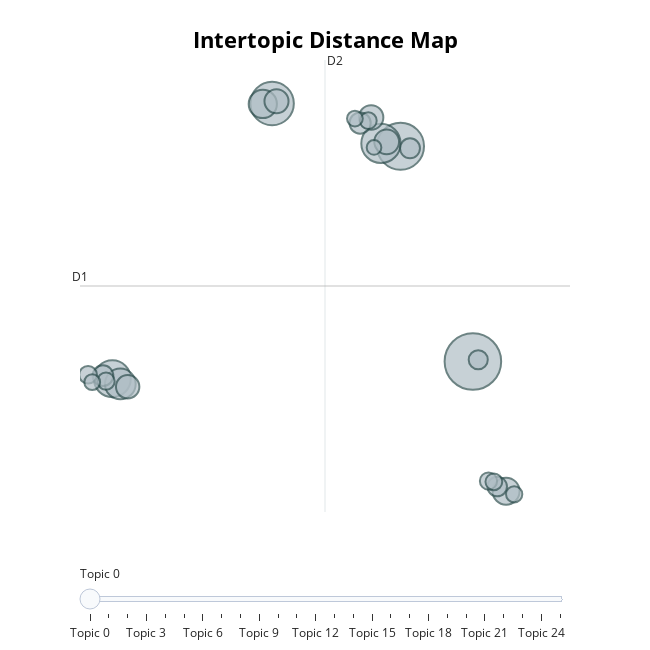

Write notebook code for a chart like this one.
### Code cell
fig = topic_model.visualize_topics(custom_labels=True)
fig.write_html(processed_dir + 'html/inter-topic-distance-map.html')
fig

### Figure 1 — Plotly figure (JSON) as saved in the notebook; plotly's stock layout.template omitted (floating-point values rounded to 4 significant figures)
{"data": [{"customdata": [[0, "Italy, Brothers Of Italy, Brothers", 193], [1, "Government, Vote, Electoral", 133], [2, "Thank, Thank You, Day", 114], [3, "Migrants", 93], [4, "Pensions", 82], [5, "Minimum Wage", 57], [6, "We Are Ready", 48], [7, "Freedom", 44], [8, "Russia, Putin, Values", 37], [9, "Supply, Emergency, Supply Chain", 36], [10, "Family, Christmas, Families", 35], [11, "State, Who Can Work, Can Work", 33], [12, "Ecological", 27], [13, "Inflation, Bank, The Bank", 26], [14, "Abortion", 24], [15, "Crime, Adolescence, Organized Crime", 23], [16, "Meloni, Giorgia, Giorgia Meloni", 22], [17, "Tax", 19], [18, "Credits, Credit, Those Credits", 18], [19, "Fake News", 18], [20, "Rape", 17], [21, "Price, Petrol, Average", 17], [22, "We Are, We Are Not, History And", 16], [23, "Covid Mandates", 15], [24, "Citizenship", 15], [25, "Sport, Young People, Young", 13]], "hovertemplate": "<b>Topic %{customdata[0]}</b><br>%{customdata[1]}<br>Size: %{customdata[2]}", "legendgroup": "", "marker": {"color": "#B0BEC5", "line": {"color": "DarkSlateGrey", "width": 2}, "size": [193, 133, 114, 93, 82, 57, 48, 44, 37, 36, 35, 33, 27, 26, 24, 23, 22, 19, 18, 18, 17, 17, 16, 15, 15, 13], "sizemode": "area", "sizeref": 0.1206, "symbol": "circle"}, "mode": "markers", "name": "", "orientation": "v", "showlegend": false, "type": "scatter", "x": [9.596, 7.497, 3.774, 6.93, -0.8586, -0.6271, 3.504, 10.56, 7.096, 6.645, 3.901, -0.4138, 6.326, -1.131, 7.772, 10.3, 9.751, -1.562, -1.042, 10.05, 10.2, 6.563, 10.79, 6.175, -1.441, 6.729], "xaxis": "x", "y": [1.278, 19.95, 23.66, 20.2, -0.2128, -0.6665, 23.62, -9.968, 20.33, 22.45, 23.86, -0.9101, 21.97, 0.04722, 19.77, -9.563, 1.436, 0.132, -0.4226, -9.086, -9.157, 22.17, -10.24, 22.36, -0.5078, 19.85], "yaxis": "y"}], "layout": {"annotations": [{"showarrow": false, "text": "D1", "x": -1.796, "y": 7.831, "yshift": 10}, {"showarrow": false, "text": "D2", "x": 5.308, "xshift": 10, "y": 27.44}], "height": 650, "hoverlabel": {"bgcolor": "white", "font": {"family": "Rockwell", "size": 16}}, "legend": {"itemsizing": "constant", "tracegroupgap": 0}, "margin": {"t": 60}, "shapes": [{"line": {"color": "#CFD8DC", "width": 2}, "type": "line", "x0": 5.308, "x1": 5.308, "y0": -11.77, "y1": 27.44}, {"line": {"color": "#9E9E9E", "width": 2}, "type": "line", "x0": -1.796, "x1": 12.41, "y0": 7.831, "y1": 7.831}], "sliders": [{"active": 0, "pad": {"t": 50}, "steps": [{"args": [{"marker.color": [["red", "#B0BEC5", "#B0BEC5", "#B0BEC5", "#B0BEC5", "#B0BEC5", "#B0BEC5", "#B0BEC5", "#B0BEC5", "#B0BEC5", "#B0BEC5", "#B0BEC5", "#B0BEC5", "#B0BEC5", "#B0BEC5", "#B0BEC5", "#B0BEC5", "#B0BEC5", "#B0BEC5", "#B0BEC5", "#B0BEC5", "#B0BEC5", "#B0BEC5", "#B0BEC5", "#B0BEC5", "#B0BEC5"]]}], "label": "Topic 0", "method": "update"}, {"args": [{"marker.color": [["#B0BEC5", "red", "#B0BEC5", "#B0BEC5", "#B0BEC5", "#B0BEC5", "#B0BEC5", "#B0BEC5", "#B0BEC5", "#B0BEC5", "#B0BEC5", "#B0BEC5", "#B0BEC5", "#B0BEC5", "#B0BEC5", "#B0BEC5", "#B0BEC5", "#B0BEC5", "#B0BEC5", "#B0BEC5", "#B0BEC5", "#B0BEC5", "#B0BEC5", "#B0BEC5", "#B0BEC5", "#B0BEC5"]]}], "label": "Topic 1", "method": "update"}, {"args": [{"marker.color": [["#B0BEC5", "#B0BEC5", "red", "#B0BEC5", "#B0BEC5", "#B0BEC5", "#B0BEC5", "#B0BEC5", "#B0BEC5", "#B0BEC5", "#B0BEC5", "#B0BEC5", "#B0BEC5", "#B0BEC5", "#B0BEC5", "#B0BEC5", "#B0BEC5", "#B0BEC5", "#B0BEC5", "#B0BEC5", "#B0BEC5", "#B0BEC5", "#B0BEC5", "#B0BEC5", "#B0BEC5", "#B0BEC5"]]}], "label": "Topic 2", "method": "update"}, {"args": [{"marker.color": [["#B0BEC5", "#B0BEC5", "#B0BEC5", "red", "#B0BEC5", "#B0BEC5", "#B0BEC5", "#B0BEC5", "#B0BEC5", "#B0BEC5", "#B0BEC5", "#B0BEC5", "#B0BEC5", "#B0BEC5", "#B0BEC5", "#B0BEC5", "#B0BEC5", "#B0BEC5", "#B0BEC5", "#B0BEC5", "#B0BEC5", "#B0BEC5", "#B0BEC5", "#B0BEC5", "#B0BEC5", "#B0BEC5"]]}], "label": "Topic 3", "method": "update"}, {"args": [{"marker.color": [["#B0BEC5", "#B0BEC5", "#B0BEC5", "#B0BEC5", "red", "#B0BEC5", "#B0BEC5", "#B0BEC5", "#B0BEC5", "#B0BEC5", "#B0BEC5", "#B0BEC5", "#B0BEC5", "#B0BEC5", "#B0BEC5", "#B0BEC5", "#B0BEC5", "#B0BEC5", "#B0BEC5", "#B0BEC5", "#B0BEC5", "#B0BEC5", "#B0BEC5", "#B0BEC5", "#B0BEC5", "#B0BEC5"]]}], "label": "Topic 4", "method": "update"}, {"args": [{"marker.color": [["#B0BEC5", "#B0BEC5", "#B0BEC5", "#B0BEC5", "#B0BEC5", "red", "#B0BEC5", "#B0BEC5", "#B0BEC5", "#B0BEC5", "#B0BEC5", "#B0BEC5", "#B0BEC5", "#B0BEC5", "#B0BEC5", "#B0BEC5", "#B0BEC5", "#B0BEC5", "#B0BEC5", "#B0BEC5", "#B0BEC5", "#B0BEC5", "#B0BEC5", "#B0BEC5", "#B0BEC5", "#B0BEC5"]]}], "label": "Topic 5", "method": "update"}, {"args": [{"marker.color": [["#B0BEC5", "#B0BEC5", "#B0BEC5", "#B0BEC5", "#B0BEC5", "#B0BEC5", "red", "#B0BEC5", "#B0BEC5", "#B0BEC5", "#B0BEC5", "#B0BEC5", "#B0BEC5", "#B0BEC5", "#B0BEC5", "#B0BEC5", "#B0BEC5", "#B0BEC5", "#B0BEC5", "#B0BEC5", "#B0BEC5", "#B0BEC5", "#B0BEC5", "#B0BEC5", "#B0BEC5", "#B0BEC5"]]}], "label": "Topic 6", "method": "update"}, {"args": [{"marker.color": [["#B0BEC5", "#B0BEC5", "#B0BEC5", "#B0BEC5", "#B0BEC5", "#B0BEC5", "#B0BEC5", "red", "#B0BEC5", "#B0BEC5", "#B0BEC5", "#B0BEC5", "#B0BEC5", "#B0BEC5", "#B0BEC5", "#B0BEC5", "#B0BEC5", "#B0BEC5", "#B0BEC5", "#B0BEC5", "#B0BEC5", "#B0BEC5", "#B0BEC5", "#B0BEC5", "#B0BEC5", "#B0BEC5"]]}], "label": "Topic 7", "method": "update"}, {"args": [{"marker.color": [["#B0BEC5", "#B0BEC5", "#B0BEC5", "#B0BEC5", "#B0BEC5", "#B0BEC5", "#B0BEC5", "#B0BEC5", "red", "#B0BEC5", "#B0BEC5", "#B0BEC5", "#B0BEC5", "#B0BEC5", "#B0BEC5", "#B0BEC5", "#B0BEC5", "#B0BEC5", "#B0BEC5", "#B0BEC5", "#B0BEC5", "#B0BEC5", "#B0BEC5", "#B0BEC5", "#B0BEC5", "#B0BEC5"]]}], "label": "Topic 8", "method": "update"}, {"args": [{"marker.color": [["#B0BEC5", "#B0BEC5", "#B0BEC5", "#B0BEC5", "#B0BEC5", "#B0BEC5", "#B0BEC5", "#B0BEC5", "#B0BEC5", "red", "#B0BEC5", "#B0BEC5", "#B0BEC5", "#B0BEC5", "#B0BEC5", "#B0BEC5", "#B0BEC5", "#B0BEC5", "#B0BEC5", "#B0BEC5", "#B0BEC5", "#B0BEC5", "#B0BEC5", "#B0BEC5", "#B0BEC5", "#B0BEC5"]]}], "label": "Topic 9", "method": "update"}, {"args": [{"marker.color": [["#B0BEC5", "#B0BEC5", "#B0BEC5", "#B0BEC5", "#B0BEC5", "#B0BEC5", "#B0BEC5", "#B0BEC5", "#B0BEC5", "#B0BEC5", "red", "#B0BEC5", "#B0BEC5", "#B0BEC5", "#B0BEC5", "#B0BEC5", "#B0BEC5", "#B0BEC5", "#B0BEC5", "#B0BEC5", "#B0BEC5", "#B0BEC5", "#B0BEC5", "#B0BEC5", "#B0BEC5", "#B0BEC5"]]}], "label": "Topic 10", "method": "update"}, {"args": [{"marker.color": [["#B0BEC5", "#B0BEC5", "#B0BEC5", "#B0BEC5", "#B0BEC5", "#B0BEC5", "#B0BEC5", "#B0BEC5", "#B0BEC5", "#B0BEC5", "#B0BEC5", "red", "#B0BEC5", "#B0BEC5", "#B0BEC5", "#B0BEC5", "#B0BEC5", "#B0BEC5", "#B0BEC5", "#B0BEC5", "#B0BEC5", "#B0BEC5", "#B0BEC5", "#B0BEC5", "#B0BEC5", "#B0BEC5"]]}], "label": "Topic 11", "method": "update"}, {"args": [{"marker.color": [["#B0BEC5", "#B0BEC5", "#B0BEC5", "#B0BEC5", "#B0BEC5", "#B0BEC5", "#B0BEC5", "#B0BEC5", "#B0BEC5", "#B0BEC5", "#B0BEC5", "#B0BEC5", "red", "#B0BEC5", "#B0BEC5", "#B0BEC5", "#B0BEC5", "#B0BEC5", "#B0BEC5", "#B0BEC5", "#B0BEC5", "#B0BEC5", "#B0BEC5", "#B0BEC5", "#B0BEC5", "#B0BEC5"]]}], "label": "Topic 12", "method": "update"}, {"args": [{"marker.color": [["#B0BEC5", "#B0BEC5", "#B0BEC5", "#B0BEC5", "#B0BEC5", "#B0BEC5", "#B0BEC5", "#B0BEC5", "#B0BEC5", "#B0BEC5", "#B0BEC5", "#B0BEC5", "#B0BEC5", "red", "#B0BEC5", "#B0BEC5", "#B0BEC5", "#B0BEC5", "#B0BEC5", "#B0BEC5", "#B0BEC5", "#B0BEC5", "#B0BEC5", "#B0BEC5", "#B0BEC5", "#B0BEC5"]]}], "label": "Topic 13", "method": "update"}, {"args": [{"marker.color": [["#B0BEC5", "#B0BEC5", "#B0BEC5", "#B0BEC5", "#B0BEC5", "#B0BEC5", "#B0BEC5", "#B0BEC5", "#B0BEC5", "#B0BEC5", "#B0BEC5", "#B0BEC5", "#B0BEC5", "#B0BEC5", "red", "#B0BEC5", "#B0BEC5", "#B0BEC5", "#B0BEC5", "#B0BEC5", "#B0BEC5", "#B0BEC5", "#B0BEC5", "#B0BEC5", "#B0BEC5", "#B0BEC5"]]}], "label": "Topic 14", "method": "update"}, {"args": [{"marker.color": [["#B0BEC5", "#B0BEC5", "#B0BEC5", "#B0BEC5", "#B0BEC5", "#B0BEC5", "#B0BEC5", "#B0BEC5", "#B0BEC5", "#B0BEC5", "#B0BEC5", "#B0BEC5", "#B0BEC5", "#B0BEC5", "#B0BEC5", "red", "#B0BEC5", "#B0BEC5", "#B0BEC5", "#B0BEC5", "#B0BEC5", "#B0BEC5", "#B0BEC5", "#B0BEC5", "#B0BEC5", "#B0BEC5"]]}], "label": "Topic 15", "method": "update"}, {"args": [{"marker.color": [["#B0BEC5", "#B0BEC5", "#B0BEC5", "#B0BEC5", "#B0BEC5", "#B0BEC5", "#B0BEC5", "#B0BEC5", "#B0BEC5", "#B0BEC5", "#B0BEC5", "#B0BEC5", "#B0BEC5", "#B0BEC5", "#B0BEC5", "#B0BEC5", "red", "#B0BEC5", "#B0BEC5", "#B0BEC5", "#B0BEC5", "#B0BEC5", "#B0BEC5", "#B0BEC5", "#B0BEC5", "#B0BEC5"]]}], "label": "Topic 16", "method": "update"}, {"args": [{"marker.color": [["#B0BEC5", "#B0BEC5", "#B0BEC5", "#B0BEC5", "#B0BEC5", "#B0BEC5", "#B0BEC5", "#B0BEC5", "#B0BEC5", "#B0BEC5", "#B0BEC5", "#B0BEC5", "#B0BEC5", "#B0BEC5", "#B0BEC5", "#B0BEC5", "#B0BEC5", "red", "#B0BEC5", "#B0BEC5", "#B0BEC5", "#B0BEC5", "#B0BEC5", "#B0BEC5", "#B0BEC5", "#B0BEC5"]]}], "label": "Topic 17", "method": "update"}, {"args": [{"marker.color": [["#B0BEC5", "#B0BEC5", "#B0BEC5", "#B0BEC5", "#B0BEC5", "#B0BEC5", "#B0BEC5", "#B0BEC5", "#B0BEC5", "#B0BEC5", "#B0BEC5", "#B0BEC5", "#B0BEC5", "#B0BEC5", "#B0BEC5", "#B0BEC5", "#B0BEC5", "#B0BEC5", "red", "#B0BEC5", "#B0BEC5", "#B0BEC5", "#B0BEC5", "#B0BEC5", "#B0BEC5", "#B0BEC5"]]}], "label": "Topic 18", "method": "update"}, {"args": [{"marker.color": [["#B0BEC5", "#B0BEC5", "#B0BEC5", "#B0BEC5", "#B0BEC5", "#B0BEC5", "#B0BEC5", "#B0BEC5", "#B0BEC5", "#B0BEC5", "#B0BEC5", "#B0BEC5", "#B0BEC5", "#B0BEC5", "#B0BEC5", "#B0BEC5", "#B0BEC5", "#B0BEC5", "#B0BEC5", "red", "#B0BEC5", "#B0BEC5", "#B0BEC5", "#B0BEC5", "#B0BEC5", "#B0BEC5"]]}], "label": "Topic 19", "method": "update"}, {"args": [{"marker.color": [["#B0BEC5", "#B0BEC5", "#B0BEC5", "#B0BEC5", "#B0BEC5", "#B0BEC5", "#B0BEC5", "#B0BEC5", "#B0BEC5", "#B0BEC5", "#B0BEC5", "#B0BEC5", "#B0BEC5", "#B0BEC5", "#B0BEC5", "#B0BEC5", "#B0BEC5", "#B0BEC5", "#B0BEC5", "#B0BEC5", "red", "#B0BEC5", "#B0BEC5", "#B0BEC5", "#B0BEC5", "#B0BEC5"]]}], "label": "Topic 20", "method": "update"}, {"args": [{"marker.color": [["#B0BEC5", "#B0BEC5", "#B0BEC5", "#B0BEC5", "#B0BEC5", "#B0BEC5", "#B0BEC5", "#B0BEC5", "#B0BEC5", "#B0BEC5", "#B0BEC5", "#B0BEC5", "#B0BEC5", "#B0BEC5", "#B0BEC5", "#B0BEC5", "#B0BEC5", "#B0BEC5", "#B0BEC5", "#B0BEC5", "#B0BEC5", "red", "#B0BEC5", "#B0BEC5", "#B0BEC5", "#B0BEC5"]]}], "label": "Topic 21", "method": "update"}, {"args": [{"marker.color": [["#B0BEC5", "#B0BEC5", "#B0BEC5", "#B0BEC5", "#B0BEC5", "#B0BEC5", "#B0BEC5", "#B0BEC5", "#B0BEC5", "#B0BEC5", "#B0BEC5", "#B0BEC5", "#B0BEC5", "#B0BEC5", "#B0BEC5", "#B0BEC5", "#B0BEC5", "#B0BEC5", "#B0BEC5", "#B0BEC5", "#B0BEC5", "#B0BEC5", "red", "#B0BEC5", "#B0BEC5", "#B0BEC5"]]}], "label": "Topic 22", "method": "update"}, {"args": [{"marker.color": [["#B0BEC5", "#B0BEC5", "#B0BEC5", "#B0BEC5", "#B0BEC5", "#B0BEC5", "#B0BEC5", "#B0BEC5", "#B0BEC5", "#B0BEC5", "#B0BEC5", "#B0BEC5", "#B0BEC5", "#B0BEC5", "#B0BEC5", "#B0BEC5", "#B0BEC5", "#B0BEC5", "#B0BEC5", "#B0BEC5", "#B0BEC5", "#B0BEC5", "#B0BEC5", "red", "#B0BEC5", "#B0BEC5"]]}], "label": "Topic 23", "method": "update"}, {"args": [{"marker.color": [["#B0BEC5", "#B0BEC5", "#B0BEC5", "#B0BEC5", "#B0BEC5", "#B0BEC5", "#B0BEC5", "#B0BEC5", "#B0BEC5", "#B0BEC5", "#B0BEC5", "#B0BEC5", "#B0BEC5", "#B0BEC5", "#B0BEC5", "#B0BEC5", "#B0BEC5", "#B0BEC5", "#B0BEC5", "#B0BEC5", "#B0BEC5", "#B0BEC5", "#B0BEC5", "#B0BEC5", "red", "#B0BEC5"]]}], "label": "Topic 24", "method": "update"}, {"args": [{"marker.color": [["#B0BEC5", "#B0BEC5", "#B0BEC5", "#B0BEC5", "#B0BEC5", "#B0BEC5", "#B0BEC5", "#B0BEC5", "#B0BEC5", "#B0BEC5", "#B0BEC5", "#B0BEC5", "#B0BEC5", "#B0BEC5", "#B0BEC5", "#B0BEC5", "#B0BEC5", "#B0BEC5", "#B0BEC5", "#B0BEC5", "#B0BEC5", "#B0BEC5", "#B0BEC5", "#B0BEC5", "#B0BEC5", "red"]]}], "label": "Topic 25", "method": "update"}]}], "title": {"font": {"color": "Black", "size": 22}, "text": "<b>Intertopic Distance Map</b>", "x": 0.5, "xanchor": "center", "y": 0.95, "yanchor": "top"}, "width": 650, "xaxis": {"anchor": "y", "domain": [0, 1], "range": [-1.796, 12.41], "title": {"text": ""}, "visible": false}, "yaxis": {"anchor": "x", "domain": [0, 1], "range": [-11.77, 27.44], "title": {"text": ""}, "visible": false}}}
